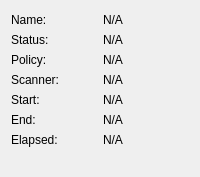
                  <widget class="QWidget" name="HostDetailsBar_2" native="true">
                   <layout class="QGridLayout" name="gridLayout_54">
                    <property name="topMargin">
                     <number>13</number>
                    </property>
                    <property name="bottomMargin">
                     <number>30</number>
                    </property>
                    <item row="0" column="0">
                     <layout class="QGridLayout" name="gridLayout_55">
                      <item row="0" column="0">
                       <layout class="QGridLayout" name="gridLayout_56">
                        <item row="0" column="0">
                         <widget class="QLabel" name="label_84">
                          <property name="text">
                           <string>Name:</string>
                          </property>
                         </widget>
                        </item>
                        <item row="0" column="1">
                         <widget class="QLabel" name="label_85">
                          <property name="text">
                           <string>N/A</string>
                          </property>
                         </widget>
                        </item>
                       </layout>
                      </item>
                      <item row="1" column="0">
                       <layout class="QGridLayout" name="gridLayout_57">
                        <item row="0" column="0">
                         <widget class="QLabel" name="label_86">
                          <property name="text">
                           <string>Status:</string>
                          </property>
                         </widget>
                        </item>
                        <item row="0" column="1">
                         <widget class="QLabel" name="label_87">
                          <property name="text">
                           <string>N/A</string>
                          </property>
                         </widget>
                        </item>
                       </layout>
                      </item>
                      <item row="2" column="0">
                       <layout class="QGridLayout" name="gridLayout_58">
                        <item row="0" column="0">
                         <widget class="QLabel" name="label_88">
                          <property name="text">
                           <string>Policy:</string>
                          </property>
                         </widget>
                        </item>
                        <item row="0" column="1">
                         <widget class="QLabel" name="label_89">
                          <property name="text">
                           <string>N/A</string>
                          </property>
                         </widget>
                        </item>
                       </layout>
                      </item>
                      <item row="3" column="0">
                       <layout class="QGridLayout" name="gridLayout_59">
                        <item row="0" column="0">
                         <widget class="QLabel" name="label_90">
                          <property name="text">
                           <string>Scanner:</string>
                          </property>
                         </widget>
                        </item>
                        <item row="0" column="1">
                         <widget class="QLabel" name="label_91">
                          <property name="text">
                           <string>N/A</string>
                          </property>
                         </widget>
                        </item>
                       </layout>
                      </item>
                      <item row="4" column="0">
                       <layout class="QGridLayout" name="gridLayout_60">
                        <item row="0" column="0">
                         <widget class="QLabel" name="label_92">
                          <property name="text">
                           <string>Start:</string>
                          </property>
                         </widget>
                        </item>
                        <item row="0" column="1">
                         <widget class="QLabel" name="label_93">
                          <property name="text">
                           <string>N/A</string>
                          </property>
                         </widget>
                        </item>
                       </layout>
                      </item>
                      <item row="5" column="0">
                       <layout class="QGridLayout" name="gridLayout_61">
                        <item row="0" column="0">
                         <widget class="QLabel" name="label_94">
                          <property name="text">
                           <string>End:</string>
                          </property>
                         </widget>
                        </item>
                        <item row="0" column="1">
                         <widget class="QLabel" name="label_95">
                          <property name="text">
                           <string>N/A</string>
                          </property>
                         </widget>
                        </item>
                       </layout>
                      </item>
                      <item row="6" column="0">
                       <layout class="QGridLayout" name="gridLayout_62">
                        <item row="0" column="0">
                         <widget class="QLabel" name="label_96">
                          <property name="text">
                           <string>Elapsed:</string>
                          </property>
                         </widget>
                        </item>
                        <item row="0" column="1">
                         <widget class="QLabel" name="label_97">
                          <property name="text">
                           <string>N/A</string>
                          </property>
                         </widget>
                        </item>
                       </layout>
                      </item>
                     </layout>
                    </item>
                   </layout>
                  </widget>
